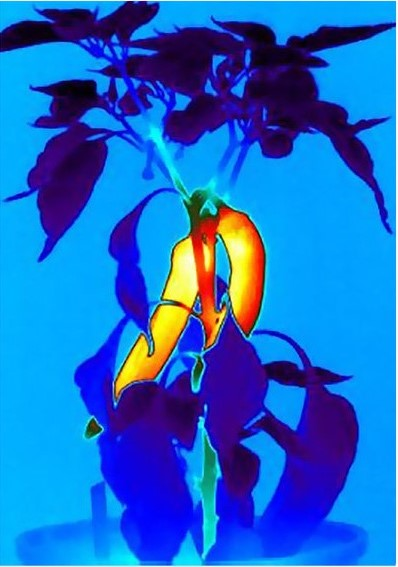
#> input picture ir_image.jpg, 398 x 567 px
$ python 'new final.py'   (older library calls are emulated)
#> lines starting #> are read from the running program, lines starting #| are printed output that depends on the picture
import cv2
import numpy as np
import os

def enhance_ir_image(image_path, scale_factor=2):
#> called with image_path = 'ir_image.jpg', scale_factor = 2
    print(f"Attempting to process image: {image_path}")

    if not os.path.isfile(image_path):
        print(f"Error: The file '{image_path}' does not exist.")
        return None

    img = cv2.imread(image_path, cv2.IMREAD_UNCHANGED)
#> img is the input picture: shape (567, 398, 3); mean B, G, R 199.6, 105.5, 27.4

    if img is None:
        print(f"Error: Unable to read the image file '{image_path}'. It may be corrupted or in an unsupported format.")
        return None

    print(f"Image successfully loaded. Shape: {img.shape}, Dtype: {img.dtype}")
#| Image successfully loaded. Shape: (567, 398, 3), Dtype: uint8

    # Check if the image is single-channel or has identical channels
    if len(img.shape) == 2 or (len(img.shape) == 3 and np.all(img[:,:,0] == img[:,:,1]) and np.all(img[:,:,0] == img[:,:,2])):
        print("Processing as single-channel image...")
        # For single-channel or identical multi-channel images, use only one channel
        if len(img.shape) == 3:
            img = img[:,:,0]

        ir_upscaled = cv2.resize(img, None, fx=scale_factor, fy=scale_factor, interpolation=cv2.INTER_CUBIC)

        # Ensure the image is in 8-bit format
        if ir_upscaled.dtype != np.uint8:
            ir_upscaled = cv2.normalize(ir_upscaled, None, 0, 255, cv2.NORM_MINMAX, dtype=cv2.CV_8U)

        # Apply CLAHE (Contrast Limited Adaptive Histogram Equalization) for enhancement
        clahe = cv2.createCLAHE(clipLimit=2.0, tileGridSize=(8,8))
        ir_enhanced = clahe.apply(ir_upscaled)

        # Apply colormap
        result = cv2.applyColorMap(ir_enhanced, cv2.COLORMAP_JET)
    else:
        print("Processing multi-channel image...")
        # For true multi-channel images, proceed with the original logic
        ir_channel = img[:,:,0]
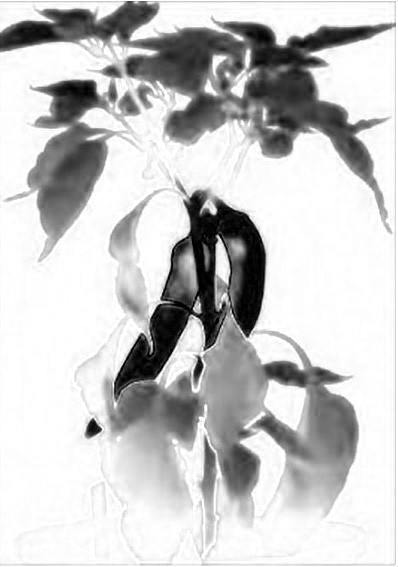
#> ir_channel: shape (567, 398); min 0, max 255, mean 199.6
        rgb_channels = img[:,:,1:]

        ir_upscaled = cv2.resize(ir_channel, None, fx=scale_factor, fy=scale_factor, interpolation=cv2.INTER_CUBIC)
        rgb_upscaled = cv2.resize(rgb_channels, None, fx=scale_factor, fy=scale_factor, interpolation=cv2.INTER_CUBIC)

        ir_enhanced = cv2.detailEnhance(ir_upscaled, sigma_s=10, sigma_r=0.15)
        ir_colored = cv2.applyColorMap(ir_enhanced, cv2.COLORMAP_JET)
        result = cv2.addWeighted(ir_colored, 0.7, cv2.cvtColor(rgb_upscaled, cv2.COLOR_BGR2RGB), 0.3, 0)

    print("Image processing completed.")
    return result

# Debugging information
print(f"Current working directory: {os.getcwd()}")
script_dir = os.path.dirname(os.path.abspath(__file__))
print(f"Script directory: {script_dir}")

# List all files in the script directory
print("Files in the script directory:")
for file in os.listdir(script_dir):
    print(f"  {file}")

# Use the file name provided by the user
image_filename = "ir_image.jpg"
input_image = os.path.join(script_dir, image_filename)

print(f"Full path to image: {input_image}")

if not os.path.isfile(input_image):
    print(f"Error: The file '{input_image}' does not exist.")
    print("Please make sure you entered the correct filename and that the image is in the specified directory.")
else:
    try:
        output_image = enhance_ir_image(input_image)

        if output_image is not None:
            output_path = os.path.join(script_dir, 'enhanced_ir_image.jpg')
            cv2.imwrite(output_path, output_image)
            print(f"Enhanced image saved as: {output_path}")

            # Display the result (optional)
            cv2.imshow('Enhanced IR Image', output_image)
            cv2.waitKey(0)
            cv2.destroyAllWindows()
        else:
            print("Image processing failed. Please check the error messages above.")
    except Exception as e:
        print(f"An error occurred during image processing: {str(e)}")

print("Script execution completed.")
